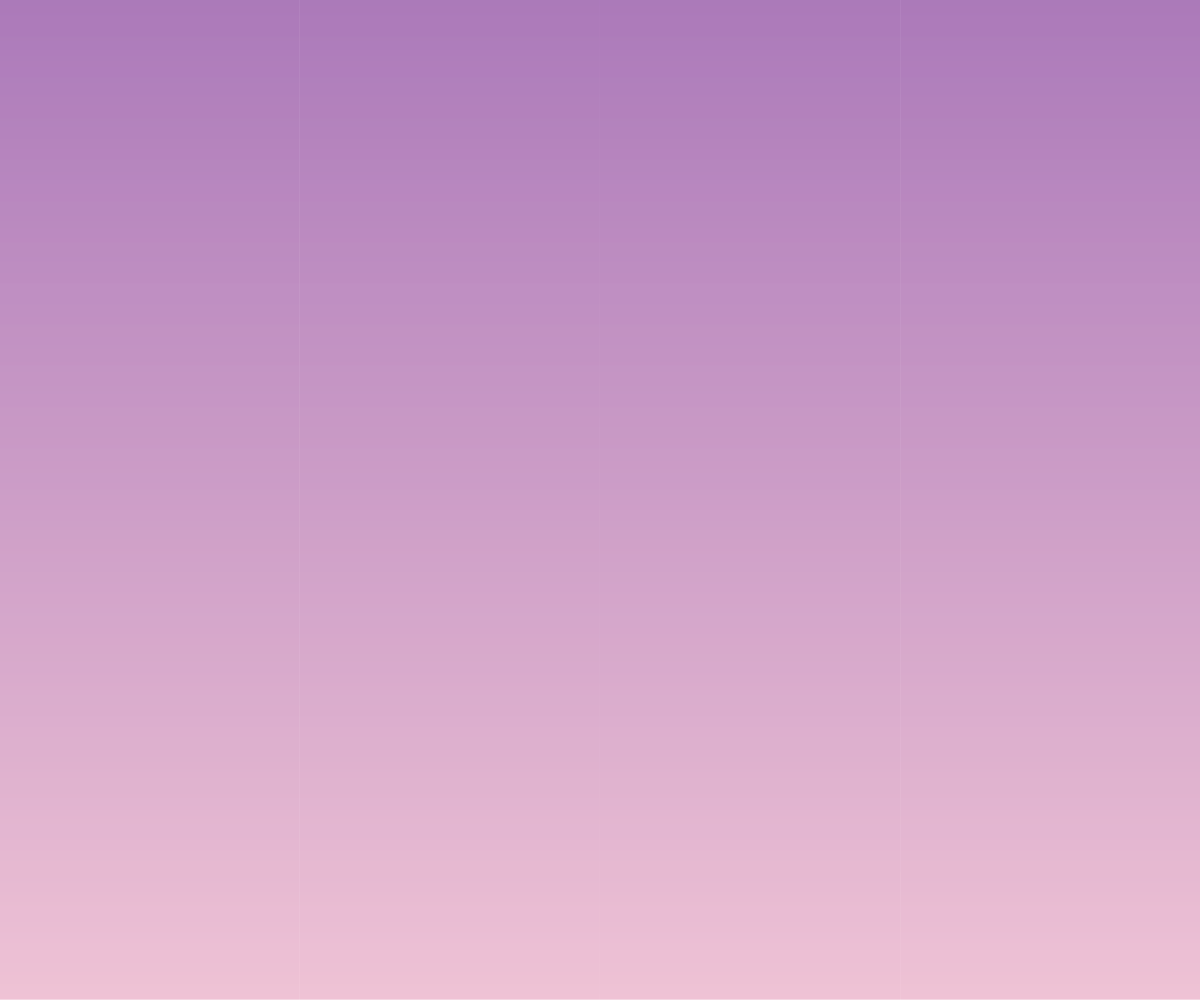
Frame 1 (no input)
Frame 60 (no input): identical to frame 1, image omitted
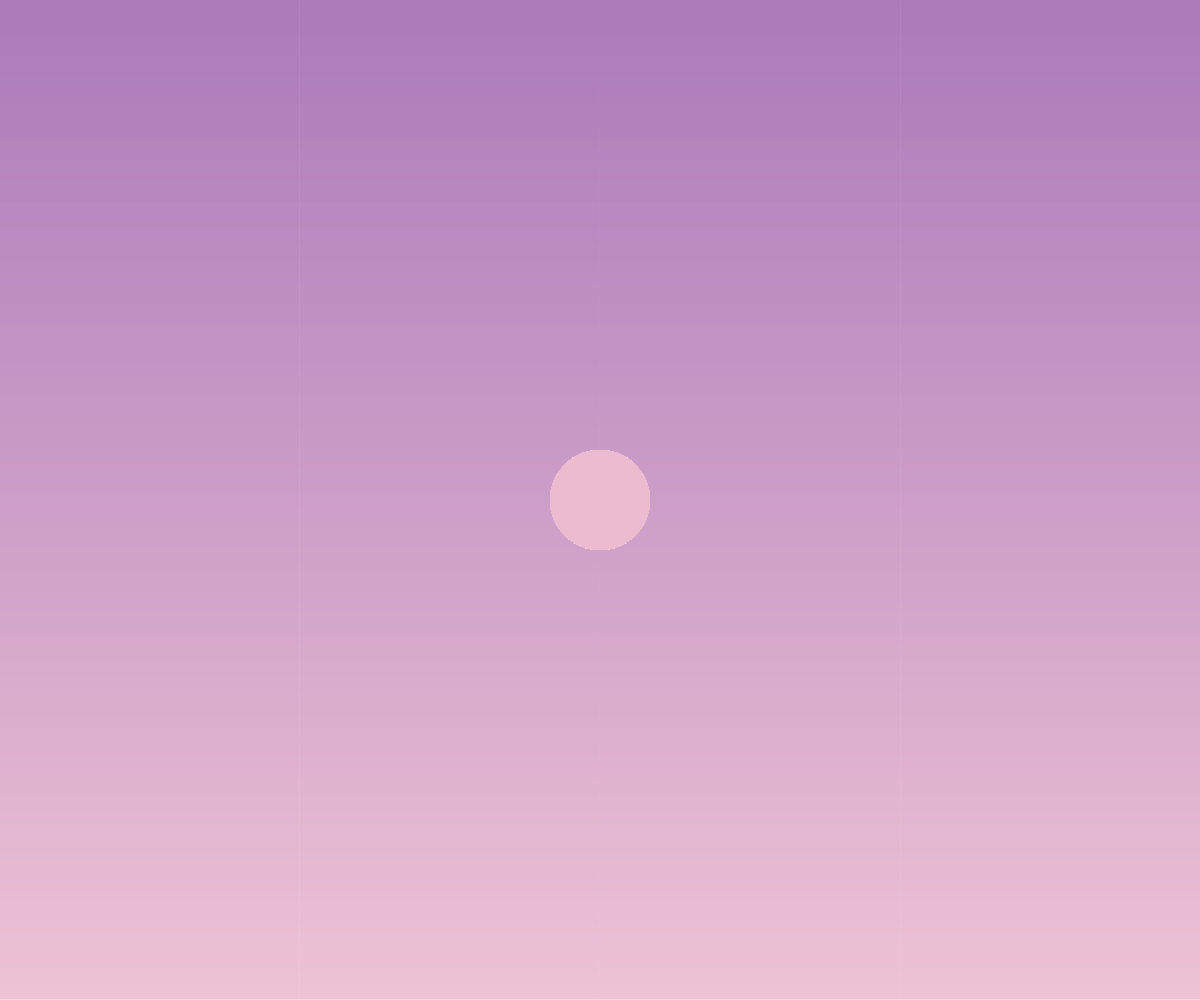
Frame 120 (the mouse pressed at the canvas centre since frame 60)

The p5.js sketch that drew these frames (run headless with seeded random() and noise() and a simulated clock; from frame 60 on, the mouse is pressed at the canvas centre):

// p5.js sketch
// ── sketch.js
//CLOUD ART
//tranquility in suffering.

//DESCRIPTION
//this program is intended to draw clouds during twilight. the first four brushes help facilitate the values of the clouds you will be drawing, varying between warm and cool tones for the clouds in that specific light. the other two are a dark and light pen, which allow you to draw details or characters -- whatever you like. i was inspired by los angeles sunsets.

//INSTRUCTIONS
//Q: light pink brush, large (DEFAULT)
//W: light pink brush
//E: light orange brush
//R: light lilac brush
//T: dark lavender brush, small
//Y: light pink brush, small

//reference section below

//keybinds
let keybind = 0;

//gradient color references
let topc, bottomc;

function setup() {
  createCanvas(windowWidth, windowHeight);

  //background color - lilac and pink
  topc = color(101+random(60), 78, 163);
  bottomc = color(234,175,200);

  //for loop every line of canvas height
  for (let y = 0; y < windowHeight; y++) {
    //map function scaling y-value from (0,height) to (0,1)
    n = map(y, 0, windowHeight, 0, 1);
    //lerp color blends two colors
    let newcolor = lerpColor(topc, bottomc, n);
    //automating gradient horizontally
    stroke(newcolor);
    line(0, y, width, y);
  }
}

function draw() {
  if (mouseIsPressed) {
    if (keybind == 0) {
      noStroke();
      fill(235, 188, 208);
      circle(mouseX, mouseY, 100);
    } else if (keybind == 1) {
      noStroke();
      fill(235, 188, 208);
      circle(mouseX, mouseY, 60);
    } else if (keybind == 2) {
      noStroke();
      fill(245, 201, 207);
      circle(mouseX, mouseY, 60);
    } else if (keybind == 3) {
      noStroke();
      fill(222, 169, 212);
      circle(mouseX, mouseY, 60);
    } else if (keybind == 4) {
      stroke(86, 76, 112);
      strokeWeight(6);
      line(mouseX, mouseY, pmouseX, pmouseY);
    } else if (keybind == 5) {
      stroke(242, 208, 223);
      strokeWeight(6);
      line(mouseX, mouseY, pmouseX, pmouseY);
    } else {
      noStroke();
      fill(235, 188, 208);
      circle(mouseX, mouseY, 100);
    }
  }
}

function keyTyped() {
  let keyInput = key.toLowerCase();
  if (key == "q") {
    keybind = 0;
  }
  if (key == "w") {
    keybind = 1;
  }
  if (key == "e") {
    keybind = 2;
  }
  if (key == "r") {
    keybind = 3;
  }
  if (key == "t") {
    keybind = 4;
  }
  if (key == "y") {
    keybind = 5;
  }
}

//REFERENCES
//https://www.youtube.com/watch?v=EAY7S1tWbzc
